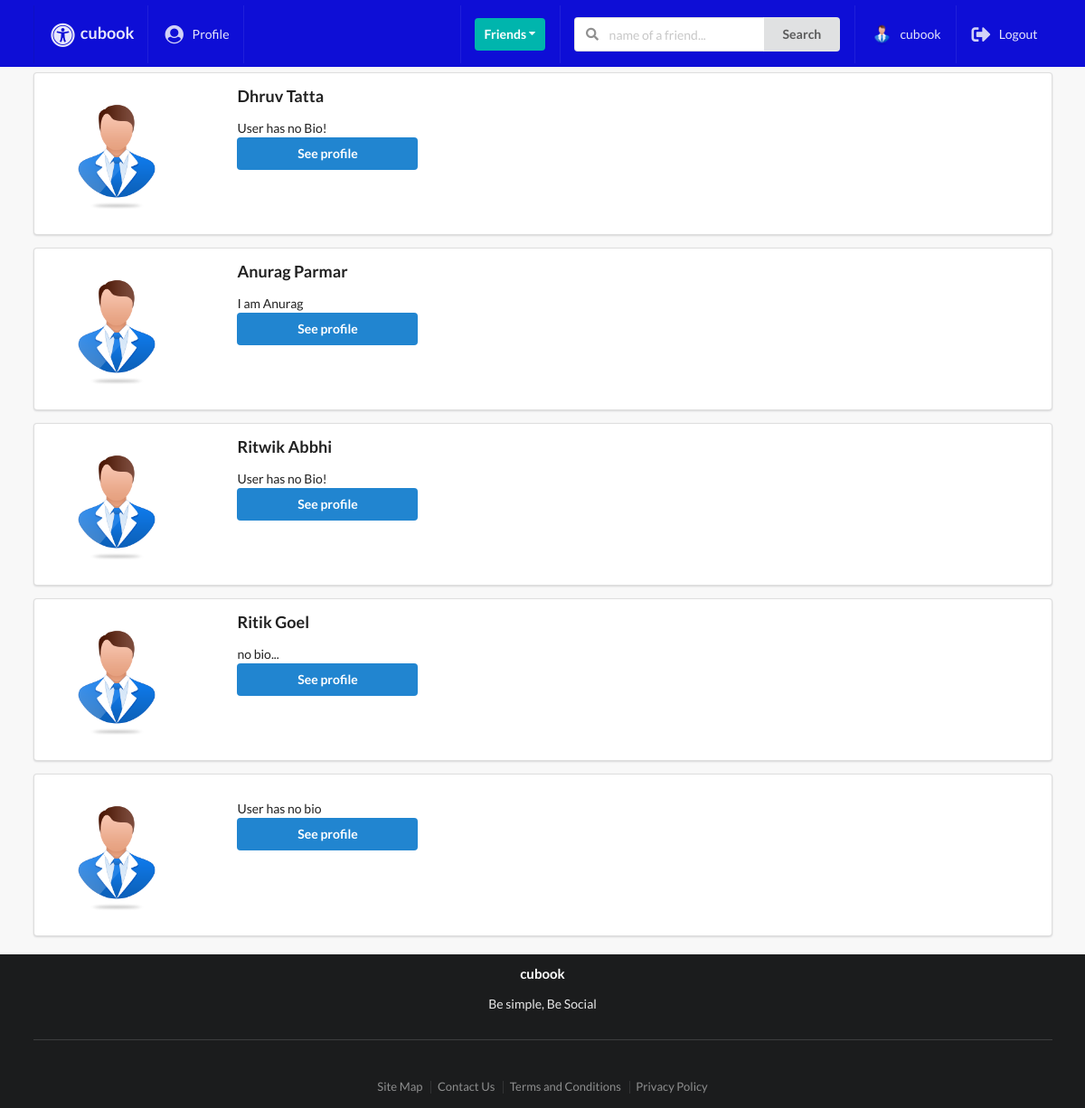
Page /profiles/to-invite/ (signed in) on the earlier database version.
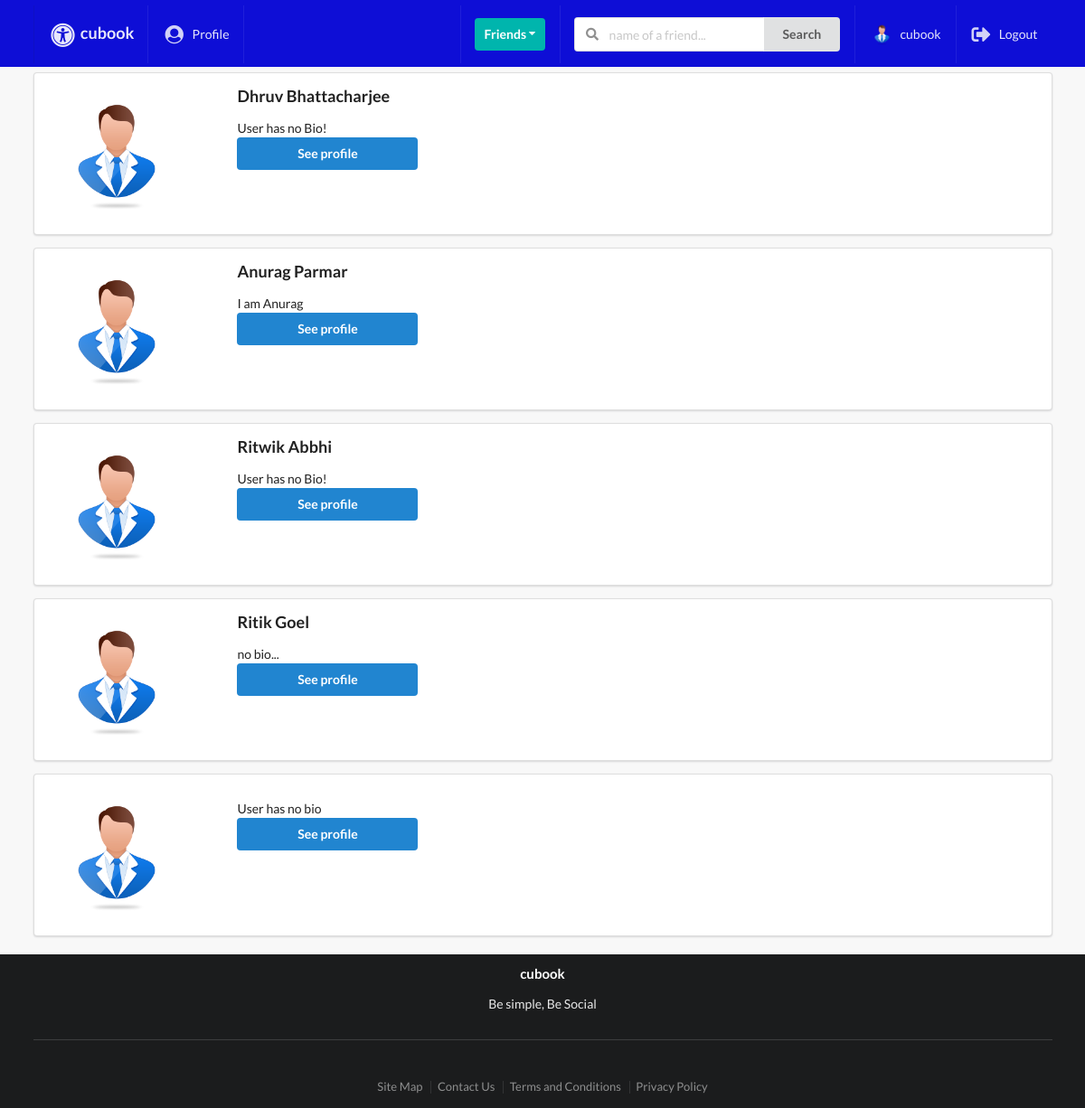
Same page on the later database version.
### profiles/models.py (models this page shows, shortened)
class Profile(models.Model):
    first_name = models.CharField(max_length=200, blank=True)
    last_name = models.CharField(max_length=200, blank=True)
    user = models.OneToOneField(User, on_delete=models.CASCADE)
    bio = models.TextField(default="User has no bio ", max_length=300)
    email = models.EmailField(max_length=200, blank=True)
    country = models.CharField(max_length=200, blank=True)
    avatar = models.ImageField(default='avatar.png', upload_to='avatars/')
    friends = models.ManyToManyField(User, blank=True, related_name='friends')
    slug = models.SlugField(unique=True, blank=True)
    updated = models.DateTimeField(auto_now=True)
    created = models.DateTimeField(auto_now_add=True)
    objects = ProfileManager()
    def __str__(self):
        return f"{self.user.username}-{self.created.strftime('%d-%m-%Y')}"
    def get_absolute_url(self):
        return reverse("profiles:profile-detail-view", kwargs={"slug": self.slug})
    __initial_first_name = None
    __initial_last_name = None
    def __init__(self, *args, **kwargs):
        super().__init__(*args, **kwargs)
        self.__initial_first_name = self.first_name
        self.__initial_last_name = self.last_name

### profiles/views.py (the view)
# urls.py: path('to-invite/', invite_profiles_list_view,name='invite-profiles-view'),
@login_required
def invite_profiles_list_view(request):
    user = request.user
    qs = Profile.objects.get_all_profiles_to_invite(user)
    context = {'qs': qs}
    return render(request, 'profiles/to_invite_list.html', context)

### profiles/context_processors.py (called while the page is built)
def profile_pic(request):
    if request.user.is_authenticated:
        profile_obj = Profile.objects.get(user=request.user)
        pic = profile_obj.avatar
        return {'picture': pic}
    return{}

def invitations_received_no(request):
    if request.user.is_authenticated:
        profile_obj = Profile.objects.get(user=request.user)
        qs_count = Relationship.objects.invitations_received(profile_obj).count()
        return {'invites_num': qs_count}
    return{}

### profiles/models.py (called while the page is built)
    def get_all_profiles_to_invite(self, sender):
        profiles = Profile.objects.all().exclude(user=sender)
        profile = Profile.objects.get(user=sender)
        qs = Relationship.objects.filter(Q(sender=profile) | Q(receiver=profile))
        print(qs)
        accepted = set([])
        for rel in qs:
            if rel.status == 'accepted':
                accepted.add(rel.receiver)
                accepted.add(rel.sender)
        print(accepted)
        available = [profile for profile in profiles if profile not in accepted]
        print(available)
        return available

    def invitations_received(self, receiver):
        qs = Relationship.objects.filter(receiver=receiver, status='send')
        return qs

    def __str__(self):
        return f"{self.sender}-{self.receiver}-{self.status}"

### profiles/templates/profiles/to_invite_list.html (shortened to what this page needs)
{% extends 'base.html' %}
{% block content %}
    {% for item in qs %}
        <div class="ui segment">
            <div class="ui grid">
                <div class="row">
                    <div class="three wide column">
                        <img class="ui small circular image" src={{item.avatar.url}}>
                    </div>
                    <div class="thirteen wide column">
                        <h3>{{item.first_name}}  {{item.last_name}}</h3>
                        <p>{{item.bio}}</h3>
                        <br>
                        <a href={{item.get_absolute_url}}>
                            <button class="ui primary button w-big mb-5">See profile</button>
                    </div>
                </div>
            </div>
        </div>
    {% endfor %}
{% endblock content %}

### templates/base.html (shortened to what this page needs)
{% load static %}
<!doctype html>
<html lang="en">
  <head>
    <link rel="stylesheet" type="text/css" href= {% static 'style.css' %}>
    <link rel="stylesheet" type='text/css' href="https://cdnjs.cloudflare.com/ajax/libs/semantic-ui/2.2.14/semantic.min.css">
  </head>
  <body>
    {% include 'main/navbar.html' %}
    <br><br><br><br>
    <div class="ui container">
      {% block content %}
      {% endblock content %}
    </div>
    <br>
    {% include 'main/footer.html' %}
  </body>
</html>

### templates/main/navbar.html (shortened to what this page needs)
{% url 'posts:main-post-view' as path_to_posts %}
{% url 'profiles:my-profile-view' as path_to_profile %}
<div class="ui fixed inverted menu nav mb-7">
    <div class="ui container">
        <a href="{{path_to_posts}}" class="{% if request.path == path_to_posts %}  {% endif %}item">
            <h3><i class="large universal access icon"></i>cubook</h3>
        </a>
        {% if request.user.is_authenticated %}
        <a href="{{path_to_profile}}" class="{% if request.path == path_to_profile %} active {% endif %}item">
            <i class="large user circle icon"></i> Profile
        </a>
        {% endif %}
        <div class="right menu">
            {% if request.user.is_authenticated %}
            <div class="item">
                <div class="ui floating dropdown icon button teal"> Friends
                  <i class="dropdown icon"></i>
                </div>
            </div>
                <div class="item">
                   <form action="" method="GET">
                        <div class="ui action left icon input">
                            <input class="prompt" type="text" name='q' placeholder="name of a friend...">
                            <button type='submit' class="ui button">Search</button>
                        </div>
                    </form>
                </div>
                <a href="{{path_to_profile}}" class="item">
                   <img src={{picture.url}} class="ui avatar image">&nbsp;{{ request.user }}
                </a>
                <a href="{% url 'account_logout' %}" class="ui item">
                 <i class="large sign out alternate icon"></i> Logout
                </a>
            {% else %}
            <a href="{% url 'account_login' %}" class="ui item">
                 <i class="large sign in alternate icon"></i> Login
            </a>
            {% endif %}
        </div>
    </div>
</div>

### templates/main/footer.html
<div class="footer">
<div class="ui inverted vertical footer segment">
    <div class="ui center aligned container">
      <div class="ui stackable inverted divided grid">
        <div class="sixteen wide column">
          <h4 class="ui inverted header">cubook</h4>
          <p>Be simple, Be Social</p>
        </div>
      </div>
      <div class="ui inverted section divider"></div>
      <div class="ui horizontal inverted small divided link list">
        <a class="item" href="#">Site Map</a>
        <a class="item" href="#">Contact Us</a>
        <a class="item" href="#">Terms and Conditions</a>
        <a class="item" href="#">Privacy Policy</a>
      </div>
    </div>
  </div>
</div>

### static_project/style.css (style rules this page uses)
body { background: #f8f8f8 !important; }
.nav { border-radius: 0px !important; padding: 6px 0 4px 0 !important; background-color: #0e0ed6 !important; }
.mb-7 { margin-bottom: 7px !important; }
.mb-5 { margin-bottom: 5px !important; }
.w-big { width: 200px !important; }
.footer { left: 0; bottom: 0; width: 100%; }

Differences in the rows shown:
changed Profile "Dhruv": last_name "Tatta" → "Bhattacharjee"
